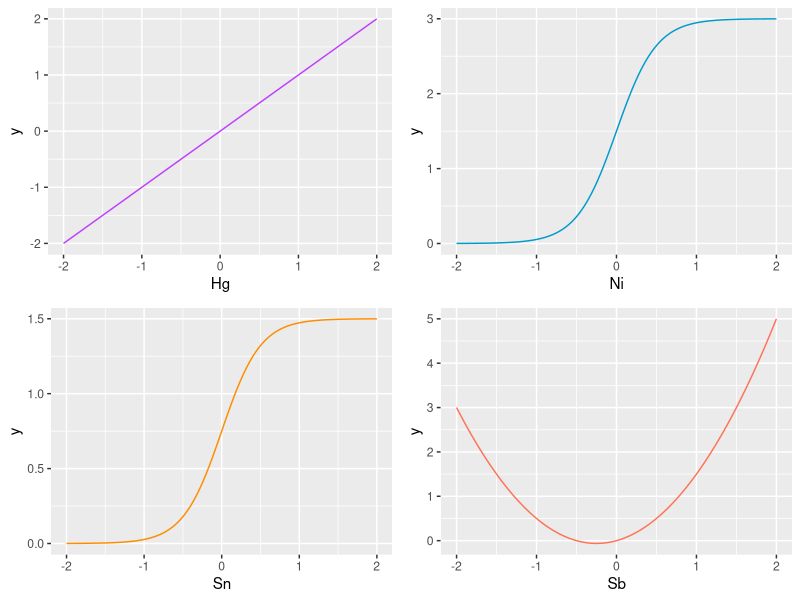
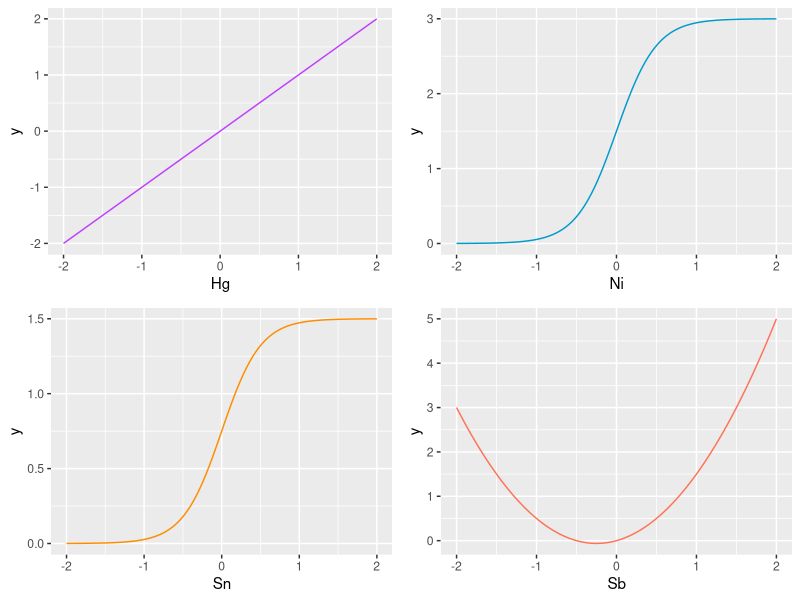

These charts were generated, in order, by the following R code:
library(tidyverse)

# Hg + 3/(1+exp(-4*Ni)) - (Sb^2) + 0.5*Sb + 1.5/(1+exp(-4*Sn)) + 

p1 <- ggplot(NULL) +
  geom_function(fun = function(x) x, 
                color = "darkorchid1") +
  xlim(-2, 2) +
  labs(x = "Hg")

p2 <- ggplot(NULL) +
  geom_function(fun = function(x) 3/(1+exp(-4*x)), 
                color = "deepskyblue3") +
  xlim(-2, 2) +
  labs(x = "Ni")

p3 <- ggplot(NULL) +
  geom_function(fun = function(x) 1.5/(1+exp(-4*x)), 
                color = "darkorange") +
  xlim(-2, 2) +
  labs(x = "Sn")

p4 <- ggplot(NULL) +
  geom_function(fun = function(x) (x^2) + 0.5*x, 
                color = "coral1") +
  xlim(-2, 2) +
  labs(x = "Sb")

cowplot::plot_grid(p1, p2, p3, p4)
ggsave("index/figures/univariatelines.png", width = 6, height = 4)
